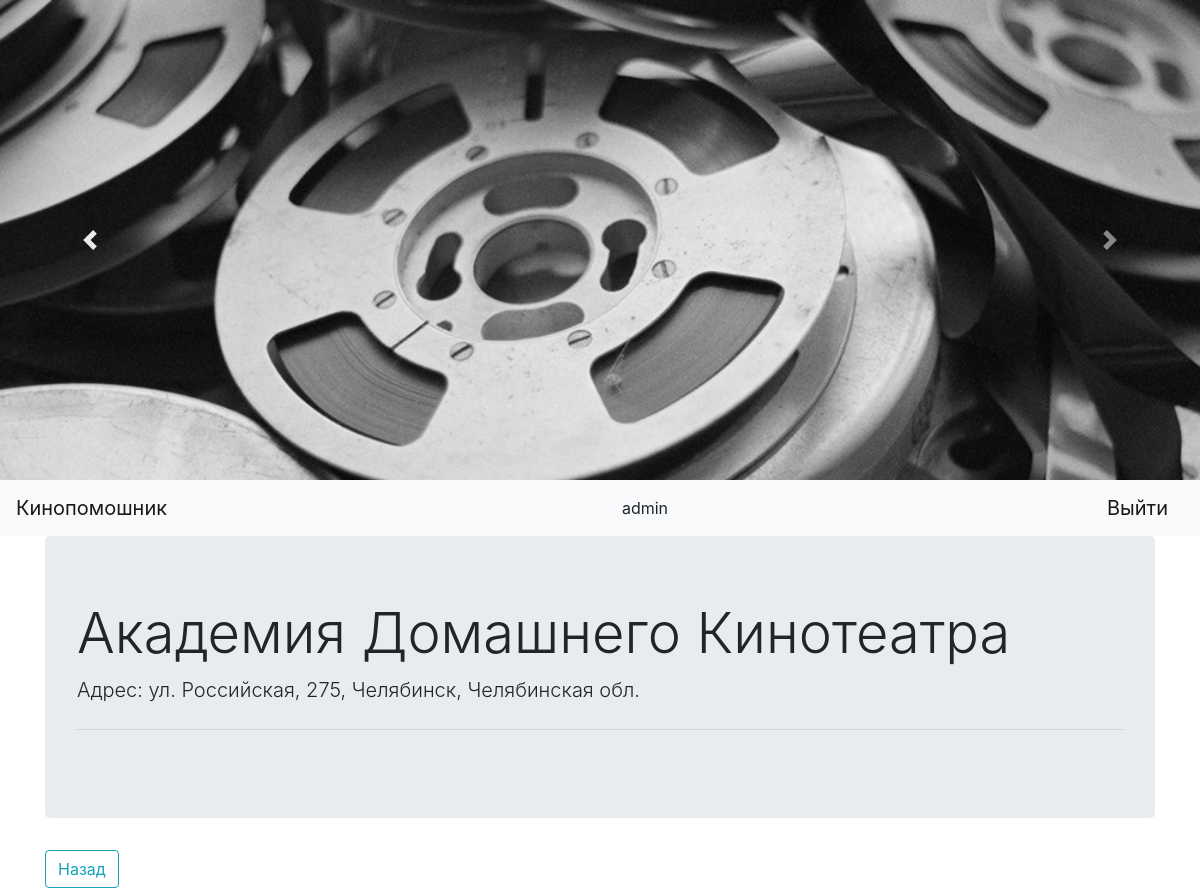
Page /store/1 (signed in) on the committed database.
### tables this page shows
CREATE TABLE stores 
                            (store_id INTEGER PRIMARY KEY AUTOINCREMENT, 
                             name VARCHAR(20) UNIQUE,
                             address VARCHAR(128)
                        );

### index.py (the view)
@app.route('/store/<int:store_id>', methods=['GET'])
def store(store_id):
    if 'username' not in session:
        return redirect('/login')
    if session['username'] != 'admin':
        return redirect(url_for('index'))
    store = StoresModel(db.get_connection()).get(store_id)
    return render_template('store_info.html',
                           username=session['username'],
                           title='Просмотр информации о магазине',
                           store=store)

### db.py (called while the page is built)
    def get_connection(self):
        return self.conn

### models.py (called while the page is built)
    def get(self, store_id):
        cursor = self.connection.cursor()
        cursor.execute("SELECT * FROM stores WHERE store_id = ?", (str(store_id)))
        row = cursor.fetchone()
        return row

### templates/store_info.html
{% extends "base.html" %}
{% block content %}
        <div class="jumbotron">
          <h1 class="display-4">{{ store[1] }}</h1>
          <p class="lead">Адрес: {{ store[2] }}</p>
          <hr class="my-4">
        </div>
        <a href="/store_admin"> <button type="button" class="btn btn-outline-info">Назад</button></a>
{% endblock %}

### rows in the picture
stores: name "Академия Домашнего Кинотеатра", address "ул. Российская, 275, Челябинск, Челябинская обл."

### other values in the picture
{{ username }} "admin"
